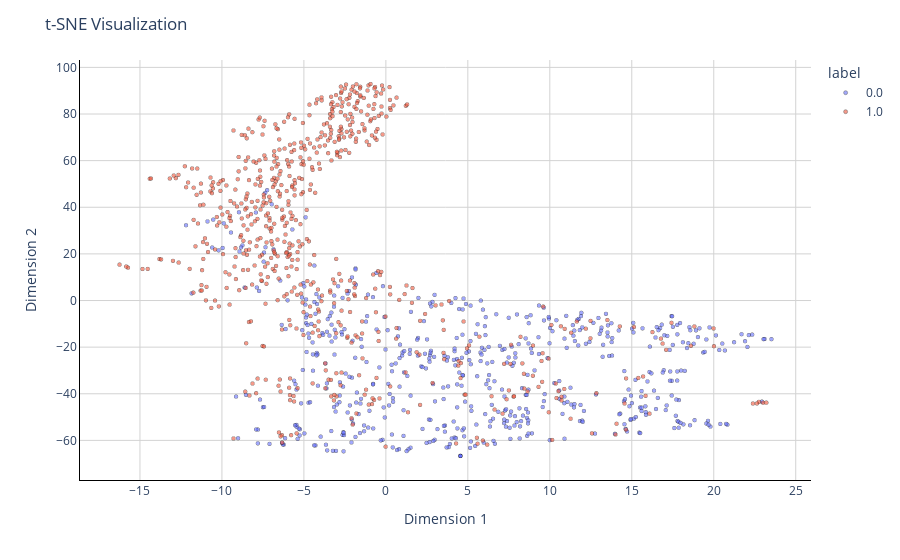

Notebook code for this chart:
### Code cell
import plotly.express as px
import pandas as pd

# Create a DataFrame with the t-SNE results
df = pd.DataFrame({
    "Dimension 1": X_embedded[:, 0],
    "Dimension 2": X_embedded[:, 1],
    "label": label[:1210].astype(str)  # Convert labels to strings for categorical coloring
})

# Scatter plot with adjustable opacity
fig = px.scatter(
    df, x="Dimension 1", y="Dimension 2", color="label",
    labels={"x": "Dimension 1", "y": "Dimension 2"},
    opacity=0.5  # Adjust opacity to make overlapping points visible
)

# Change chart background color
fig.update_layout(plot_bgcolor='white')

# Update axes lines
fig.update_xaxes(showgrid=True, gridwidth=1, gridcolor='lightgrey',
                 zeroline=True, zerolinewidth=1, zerolinecolor='lightgrey',
                 showline=True, linewidth=1, linecolor='black')

fig.update_yaxes(showgrid=True, gridwidth=1, gridcolor='lightgrey',
                 zeroline=True, zerolinewidth=1, zerolinecolor='lightgrey',
                 showline=True, linewidth=1, linecolor='black')

# Set figure title
fig.update_layout(title_text="t-SNE Visualization")

# Update marker properties to make overlapping points more visible
fig.update_traces(marker=dict(size=4, opacity=0.6, line=dict(width=0.5, color='black')))

fig.show()

### Figure 1 — Plotly figure (JSON) as saved in the notebook; plotly's stock layout.template omitted (floating-point values rounded to 4 significant figures; data arrays with more than 128 entries replaced by an {"elided": "..."} marker saying what was removed)
{"data": [{"hovertemplate": "label=0.0<br>Dimension 1=%{x}<br>Dimension 2=%{y}<extra></extra>", "legendgroup": "0.0", "marker": {"color": "#636efa", "line": {"color": "black", "width": 0.5}, "opacity": 0.6, "size": 4, "symbol": "circle"}, "mode": "markers", "name": "0.0", "showlegend": true, "type": "scattergl", "x": {"elided": "559 float values"}, "xaxis": "x", "y": {"elided": "559 float values"}, "yaxis": "y"}, {"hovertemplate": "label=1.0<br>Dimension 1=%{x}<br>Dimension 2=%{y}<extra></extra>", "legendgroup": "1.0", "marker": {"color": "#EF553B", "line": {"color": "black", "width": 0.5}, "opacity": 0.6, "size": 4, "symbol": "circle"}, "mode": "markers", "name": "1.0", "showlegend": true, "type": "scattergl", "x": {"elided": "651 float values"}, "xaxis": "x", "y": {"elided": "651 float values"}, "yaxis": "y"}], "layout": {"legend": {"title": {"text": "label"}, "tracegroupgap": 0}, "margin": {"t": 60}, "plot_bgcolor": "white", "title": {"text": "t-SNE Visualization"}, "xaxis": {"anchor": "y", "domain": [0, 1], "gridcolor": "lightgrey", "gridwidth": 1, "linecolor": "black", "linewidth": 1, "showgrid": true, "showline": true, "title": {"text": "Dimension 1"}, "zeroline": true, "zerolinecolor": "lightgrey", "zerolinewidth": 1}, "yaxis": {"anchor": "x", "domain": [0, 1], "gridcolor": "lightgrey", "gridwidth": 1, "linecolor": "black", "linewidth": 1, "showgrid": true, "showline": true, "title": {"text": "Dimension 2"}, "zeroline": true, "zerolinecolor": "lightgrey", "zerolinewidth": 1}}}
